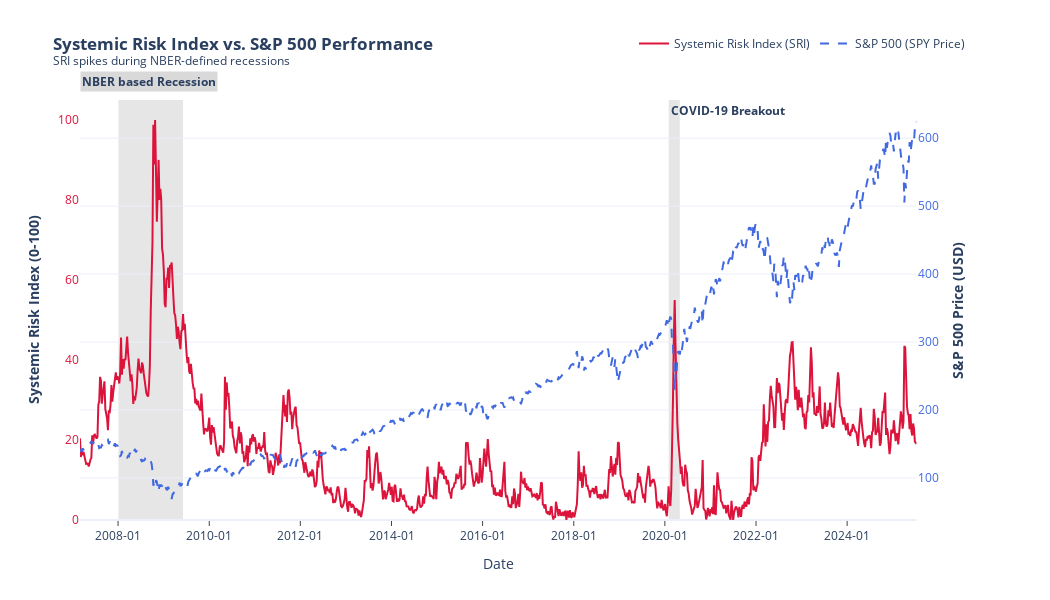

The cell this chart's notebook holds for it:
### Markdown cell above
## Plot 1: SRI Performance During Market Crises

To validate our Systemic Risk Index, we first plot it against the S&P 500 (SPY). An effective risk index should rise during periods of market stress, which typically coincide with stock market downturns. We have overlaid the official NBER-defined recession periods, along with COVID-19 Breakout (shaded in gray) to provide historical context for major economic crises.

### Code cell
# Initialize a figure with a secondary y-axis
fig = make_subplots(specs=[[{"secondary_y": True}]])

# Add the Systemic Risk Index (SRI) trace to the primary y-axis
fig.add_trace(
    go.Scatter(
        x=df.index,
        y=df["SRI"],
        name="Systemic Risk Index (SRI)",
        line=dict(color="crimson", width=2),
    ),
    secondary_y=False,
)

# Add the S&P 500 (SPY) trace to the secondary y-axis
fig.add_trace(
    go.Scatter(
        x=df.index,
        y=df["SPY"],
        name="S&P 500 (SPY Price)",
        line=dict(color="royalblue", width=2, dash="dash"),
    ),
    secondary_y=True,
)

if df["USRECP"].sum() > 0:
    # Find the start of a recession (where USREC goes from 0 to 1)
    recession_starts = df.index[(df["USRECP"] == 1) & (df["USRECP"].shift(1) == 0)]

    # Find the end of a recession (where USREC goes from 1 to 0)
    # We need to look at the day *before* the switch to 0
    recession_ends = df.index[(df["USRECP"] == 0) & (df["USRECP"].shift(1) == 1)]

    # Handle edge cases: if the data starts or ends during a recession
    if df["USRECP"].iloc[0] == 1:
        recession_starts = recession_starts.insert(0, df.index[0])
    if df["USRECP"].iloc[-1] == 1:
        recession_ends = recession_ends.append(pd.Index([df.index[-1]]))

    # Add a shaded rectangle for each recession period found
    for start, end in zip(recession_starts, recession_ends):
        fig.add_vrect(
            x0=start,
            x1=end,
            fillcolor="grey",
            opacity=0.2,
            layer="below",
            line_width=0,
        )

# COVID-19 specific recession period
covid_start = pd.Timestamp("2020-02-01")
covid_end = pd.Timestamp("2020-04-30")
fig.add_vrect(
    x0=covid_start,
    x1=covid_end,
    fillcolor="grey",
    opacity=0.2,
    layer="below",
    line_width=0,
    annotation_text="<b>COVID-19 Breakout</b>",
    annotation_position="top left",
)


# -- Customize the Layout --
fig.update_layout(
    title_text="<b>Systemic Risk Index vs. S&P 500 Performance</b><br><sup>SRI spikes during NBER-defined recessions</sup>",
    template="plotly_white",
    legend=dict(orientation="h", yanchor="bottom", y=1.1, xanchor="right", x=1),
    # Set y-axis titles
    yaxis=dict(
        title="<b>Systemic Risk Index (0-100)</b>",
        tickfont=dict(color="crimson"),
        range=[0, 105],
        showgrid=False,
    ),
    yaxis2=dict(
        title="<b>S&P 500 Price (USD)</b>",
        # titlefont=dict(color="royalblue"),
        tickfont=dict(color="royalblue"),
        overlaying="y",
        side="right",
    ),
    xaxis=dict(
        showgrid=False,
        tickformat="%Y-%m",
        ticks="outside",
    ),
    xaxis_title="Date",
    autosize=False,
    width=1050,
    height=600,
)

fig.add_annotation(
    x=0,
    y=1.02,
    xanchor="left",
    yanchor="bottom",
    xref="paper",
    yref="paper",
    showarrow=False,
    align="left",
    text="<b>NBER based Recession</b>",
    bgcolor="rgba(128,128,128,0.3)",
)

fig.show()

### Figure 1 — Plotly figure (JSON) as saved in the notebook; plotly's stock layout.template omitted (floating-point values rounded to 4 significant figures; data arrays with more than 128 entries replaced by an {"elided": "..."} marker saying what was removed)
{"data": [{"line": {"color": "crimson", "width": 2}, "name": "Systemic Risk Index (SRI)", "type": "scatter", "x": {"elided": "959 str values"}, "xaxis": "x", "y": {"elided": "959 float values"}, "yaxis": "y"}, {"line": {"color": "royalblue", "dash": "dash", "width": 2}, "name": "S&P 500 (SPY Price)", "type": "scatter", "x": {"elided": "959 str values"}, "xaxis": "x", "y": {"elided": "959 float values"}, "yaxis": "y2"}], "layout": {"annotations": [{"showarrow": false, "text": "<b>COVID-19 Breakout</b>", "x": "2020-02-01T00:00:00", "xanchor": "left", "xref": "x", "y": 1, "yanchor": "top", "yref": "y domain"}, {"align": "left", "bgcolor": "rgba(128,128,128,0.3)", "showarrow": false, "text": "<b>NBER based Recession</b>", "x": 0, "xanchor": "left", "xref": "paper", "y": 1.02, "yanchor": "bottom", "yref": "paper"}], "autosize": false, "height": 600, "legend": {"orientation": "h", "x": 1, "xanchor": "right", "y": 1.1, "yanchor": "bottom"}, "shapes": [{"fillcolor": "grey", "layer": "below", "line": {"width": 0}, "opacity": 0.2, "type": "rect", "x0": "2008-01-04T00:00:00", "x1": "2009-06-05T00:00:00", "xref": "x", "y0": 0, "y1": 1, "yref": "y domain"}, {"fillcolor": "grey", "layer": "below", "line": {"width": 0}, "opacity": 0.2, "type": "rect", "x0": "2020-02-01T00:00:00", "x1": "2020-04-30T00:00:00", "xref": "x", "y0": 0, "y1": 1, "yref": "y domain"}], "title": {"text": "<b>Systemic Risk Index vs. S&P 500 Performance</b><br><sup>SRI spikes during NBER-defined recessions</sup>"}, "width": 1050, "xaxis": {"anchor": "y", "domain": [0, 0.94], "showgrid": false, "tickformat": "%Y-%m", "ticks": "outside", "title": {"text": "Date"}}, "yaxis": {"anchor": "x", "domain": [0, 1], "range": [0, 105], "showgrid": false, "tickfont": {"color": "crimson"}, "title": {"text": "<b>Systemic Risk Index (0-100)</b>"}}, "yaxis2": {"anchor": "x", "overlaying": "y", "side": "right", "tickfont": {"color": "royalblue"}, "title": {"text": "<b>S&P 500 Price (USD)</b>"}}}}
